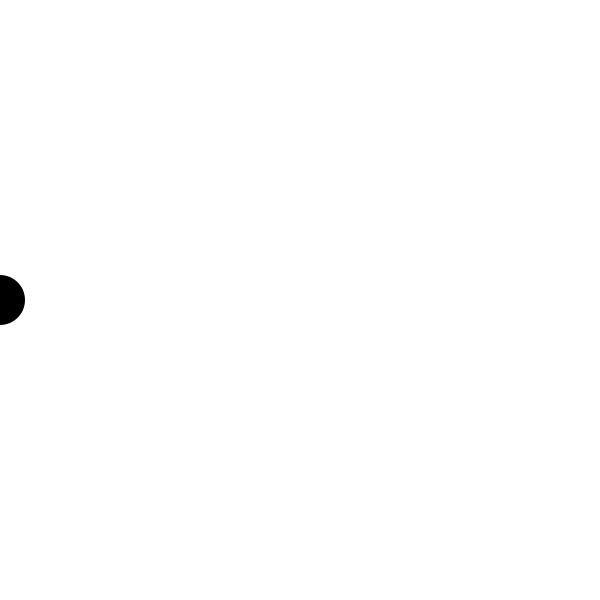
Frame 1 (no input)
Frame 60 (the mouse pressed at the canvas centre just before this capture): identical to frame 1, image omitted
Frame 120 (the mouse held since frame 60 and released just before this capture): identical to frame 1, image omitted

The Processing sketch that drew this single still picture (run headless with seeded random() and noise(); from frame 60 on, the mouse is pressed at the canvas centre):

// Processing sketch: onSketch
// ── onSketch.pde
/* Variables. Uso de variables en un sketch.
 * En un sketch podemos usar las variables para
 * controlar las propiedades de las formas que dibujamos.
 */

void setup () {
  size(600, 600);
  noStroke();
}

void draw () {
  background(255);
  
  fill(0);
  ellipse(0, 300, 50, 50);
}
